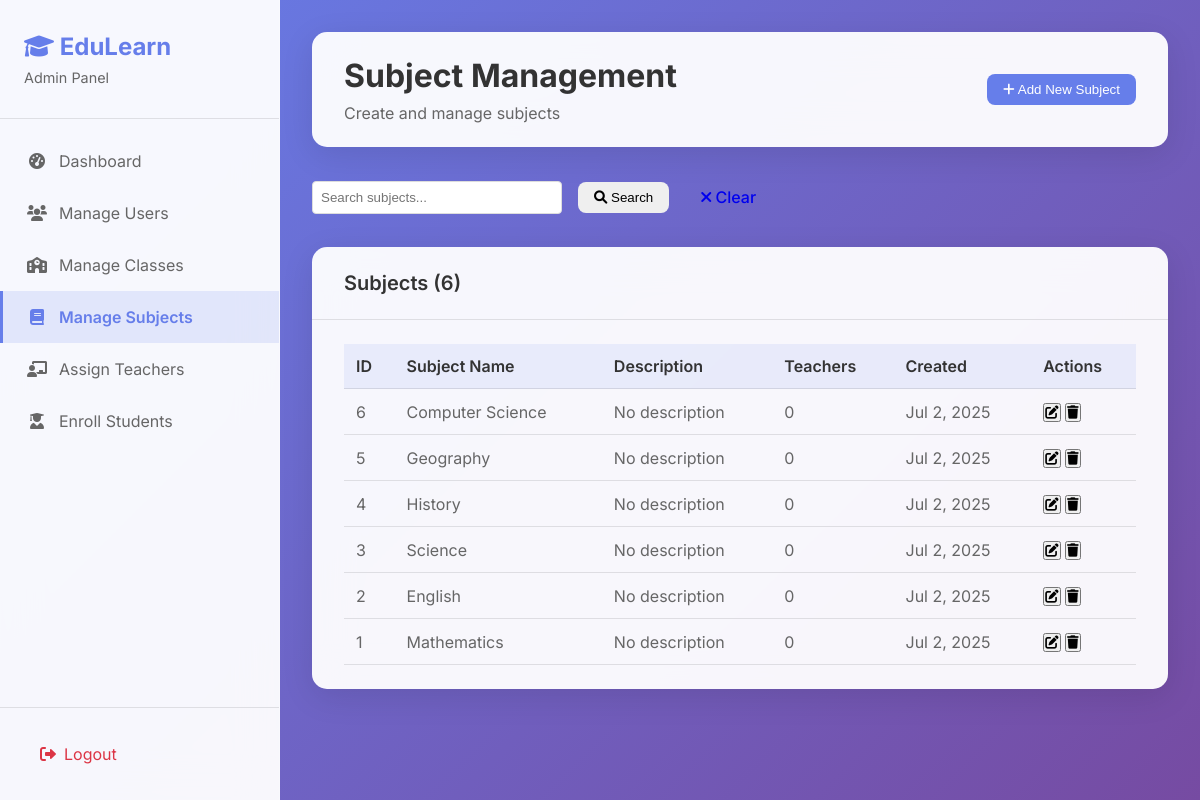
The page /admin/manage_subject.php (signed in) on the database its author committed.
### tables this page shows
CREATE TABLE IF NOT EXISTS subjects (
  id INT AUTO_INCREMENT PRIMARY KEY,
  name VARCHAR(100) NOT NULL,  
  description TEXT,
  created_at TIMESTAMP DEFAULT CURRENT_TIMESTAMP
);

### admin/manage_subject.php (the view, shortened to what this page needs)
<?php
require_once '../config/db.php';
$search = $_GET['search'] ?? '';
$query = "SELECT s.*,
          (SELECT COUNT(*) FROM teacher_subject_class tsc WHERE tsc.subject_id = s.id) as teacher_count
          FROM subjects s WHERE 1=1";
$query .= " ORDER BY s.id DESC";
$stmt = $conn->prepare($query);
$stmt->execute();
$subjects = $stmt->get_result()->fetch_all(MYSQLI_ASSOC);
?>
<!DOCTYPE html>
<html lang="en">
<head>
    <link rel="stylesheet" href="https://cdnjs.cloudflare.com/ajax/libs/font-awesome/6.0.0/css/all.min.css">
    <link rel="stylesheet" href="../assets/css/dashboard.css">
</head>
<body>
    <div class="dashboard-container">
        <aside class="sidebar">
            <div class="sidebar-header">
                <h2><i class="fas fa-graduation-cap"></i> EduLearn</h2>
                <p>Admin Panel</p>
            </div>
            <nav class="sidebar-nav">
                <a href="dashboard.php" class="nav-item">
                    <i class="fas fa-tachometer-alt"></i>
                    <span>Dashboard</span>
                </a>
                <a href="manage_user.php" class="nav-item">
                    <i class="fas fa-users"></i>
                    <span>Manage Users</span>
                </a>
                <a href="manage_class.php" class="nav-item">
                    <i class="fas fa-school"></i>
                    <span>Manage Classes</span>
                </a>
                <a href="manage_subject.php" class="nav-item active">
                    <i class="fas fa-book"></i>
                    <span>Manage Subjects</span>
                </a>
                <a href="assign_teacher.php" class="nav-item">
                    <i class="fas fa-chalkboard-teacher"></i>
                    <span>Assign Teachers</span>
                </a>
                <a href="enroll_student.php" class="nav-item">
                    <i class="fas fa-user-graduate"></i>
                    <span>Enroll Students</span>
                </a>
            </nav>
            <div class="sidebar-footer">
                <a href="../logout.php" class="logout-btn">
                    <i class="fas fa-sign-out-alt"></i>
                    <span>Logout</span>
                </a>
            </div>
        </aside>
        <main class="main-content">
            <header class="content-header">
                <div class="header-left">
                    <h1>Subject Management</h1>
                    <p>Create and manage subjects</p>
                </div>
                <div class="header-right">
                    <button class="btn btn-primary" onclick="openCreateModal()">
                        <i class="fas fa-plus"></i> Add New Subject
                    </button>
                </div>
            </header>
            <div class="filters-section" style="margin-bottom: 2rem;">
                <form method="GET" class="filters-form" style="display: flex; gap: 1rem; align-items: center;">
                    <div class="filter-group">
                        <input type="text" name="search" placeholder="Search subjects..."
                            value="<?php echo htmlspecialchars($search); ?>"
                            style="padding: 0.5rem; border: 1px solid #ddd; border-radius: 4px; width: 250px;">
                    </div>
                    <button type="submit" class="btn btn-secondary">
                        <i class="fas fa-search"></i> Search
                    </button>
                    <a href="manage_subject.php" class="btn btn-outline">
                        <i class="fas fa-times"></i> Clear
                    </a>
                </form>
            </div>
            <div class="content-card">
                <div class="card-header">
                    <h3>Subjects (<?php echo count($subjects); ?>)</h3>
                </div>
                <div class="card-content">
                    <?php if (empty($subjects)): ?>
                    <p style="text-align: center; color: #666; padding: 2rem;">
                        No subjects found matching your criteria.
                    </p>
                    <?php else: ?>
                    <div class="table-responsive">
                        <table class="data-table">
                            <thead>
                                <tr>
                                    <th>ID</th>
                                    <th>Subject Name</th>
                                    <th>Description</th>
                                    <th>Teachers</th>
                                    <th>Created</th>
                                    <th>Actions</th>
                                </tr>
                            </thead>
                            <tbody>
                                <?php foreach ($subjects as $subject): ?>
                                <tr>
                                    <td><?php echo $subject['id']; ?></td>
                                    <td><?php echo htmlspecialchars($subject['name']); ?></td>
                                    <td><?php echo htmlspecialchars($subject['description'] ?: 'No description'); ?>
                                    </td>
                                    <td><?php echo $subject['teacher_count']; ?></td>
                                    <td><?php echo date('M j, Y', strtotime($subject['created_at'])); ?></td>
                                    <td>
                                        <div class="action-buttons">
                                            <button class="btn-icon btn-edit"
                                                onclick="editSubject(<?php echo $subject['id']; ?>)" title="Edit">
                                                <i class="fas fa-edit"></i>
                                            </button>
                                            <button class="btn-icon btn-delete"
                                                onclick="deleteSubject(<?php echo $subject['id']; ?>)" title="Delete">
                                                <i class="fas fa-trash"></i>
                                            </button>
                                        </div>
                                    </td>
                                </tr>
                                <?php endforeach; ?>
                            </tbody>
                        </table>
                    </div>
                    <?php endif; ?>
                </div>
            </div>
        </main>
    </div>
</body>
</html>

### assets/css/dashboard.css (style rules this page uses)
* { margin: 0; padding: 0; box-sizing: border-box; }
body { font-family: 'Inter', sans-serif; background: linear-gradient(135deg, #667eea 0%, #764ba2 100%); min-height: 100vh; color: #333; }
.dashboard-container { display: flex; min-height: 100vh; }
.sidebar { width: 280px; background: rgba(255, 255, 255, 0.95); backdrop-filter: blur(20px); border-right: 1px solid rgba(255, 255, 255, 0.2); display: flex; flex-direction: column; position: fixed; height: 100vh; overflow-y: auto; }
.sidebar-header { padding: 2rem 1.5rem; border-bottom: 1px solid rgba(0, 0, 0, 0.1); }
.sidebar-header h2 { color: #667eea; font-size: 1.5rem; font-weight: 700; margin-bottom: 0.5rem; }
.sidebar-header p { color: #666; font-size: 0.9rem; }
.sidebar-nav { flex: 1; padding: 1rem 0; }
.nav-item { display: flex; align-items: center; padding: 1rem 1.5rem; color: #666; text-decoration: none; transition: all 0.3s ease; border-left: 3px solid transparent; }
.nav-item.active { background: rgba(102, 126, 234, 0.15); color: #667eea; border-left-color: #667eea; font-weight: 600; }
.nav-item i { margin-right: 0.75rem; width: 20px; text-align: center; }
.sidebar-footer { padding: 1.5rem; border-top: 1px solid rgba(0, 0, 0, 0.1); }
.logout-btn { display: flex; align-items: center; padding: 0.75rem 1rem; color: #dc3545; text-decoration: none; border-radius: 8px; transition: all 0.3s ease; }
.logout-btn i { margin-right: 0.5rem; }
.main-content { flex: 1; margin-left: 280px; padding: 2rem; overflow-y: auto; }
.content-header { display: flex; justify-content: space-between; align-items: center; margin-bottom: 2rem; background: rgba(255, 255, 255, 0.95); backdrop-filter: blur(20px); padding: 1.5rem 2rem; border-radius: 15px; box-shadow: 0 8px 32px rgba(0, 0, 0, 0.1); }
.header-left h1 { color: #333; font-size: 2rem; font-weight: 700; margin-bottom: 0.5rem; }
.header-left p { color: #666; font-size: 1rem; }
.content-card { background: rgba(255, 255, 255, 0.95); backdrop-filter: blur(20px); border-radius: 15px; box-shadow: 0 8px 32px rgba(0, 0, 0, 0.1); overflow: hidden; }
.card-header { display: flex; justify-content: space-between; align-items: center; padding: 1.5rem 2rem; border-bottom: 1px solid rgba(0, 0, 0, 0.1); }
.card-header h3 { color: #333; font-size: 1.25rem; font-weight: 600; }
.card-content { padding: 1.5rem 2rem; }
.table-responsive { overflow-x: auto; }
.data-table { width: 100%; border-collapse: collapse; }
.data-table th, .data-table td { padding: 0.75rem; text-align: left; border-bottom: 1px solid rgba(0, 0, 0, 0.1); }
.data-table th { font-weight: 600; color: #333; background: rgba(102, 126, 234, 0.1); }
.data-table td { color: #666; }
.btn { padding: 0.5rem 1rem; border-radius: 8px; text-decoration: none; font-weight: 500; transition: all 0.3s ease; border: none; cursor: pointer; }
.btn-primary { background: #667eea; color: white; }

### rows shown on the page
subjects: id "6", name "Computer Science", description "No description", teacher_count "0", created_at "Jul 2, 2025"
subjects: id "5", name "Geography", description "No description", teacher_count "0", created_at "Jul 2, 2025"
subjects: id "4", name "History", description "No description", teacher_count "0", created_at "Jul 2, 2025"
subjects: id "3", name "Science", description "No description", teacher_count "0", created_at "Jul 2, 2025"
subjects: id "2", name "English", description "No description", teacher_count "0", created_at "Jul 2, 2025"
subjects: id "1", name "Mathematics", description "No description", teacher_count "0", created_at "Jul 2, 2025"

### other values the page prints
count($subjects) "6"
